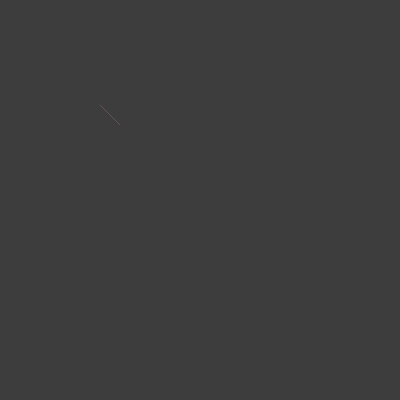
Frame 1 (no input)
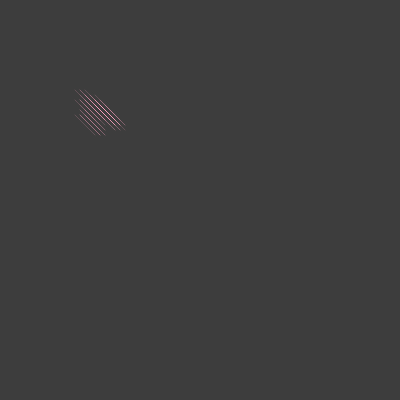
Frame 60 (no input)
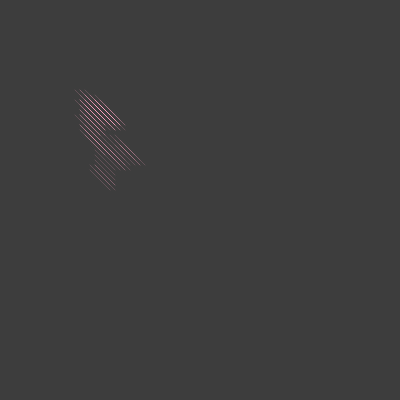
Frame 120 (the mouse pressed at the canvas centre since frame 60)

The p5.js sketch that drew these frames (run headless with seeded random() and noise() and a simulated clock; from frame 60 on, the mouse is pressed at the canvas centre):

// p5.js sketch
// ── sketch.js
let x=100
let y=100

function setup() {
  createCanvas(400, 400);
  background(61);
}

function draw() {
 // noStroke()
//   let xc = constrain(x, 0, width-1);
//   let yc = constrain(y, 0, height-1);
//   ellipse(xc,yc,15,15)
//   x = x+float(random(-5,5))
  
//   y = y+random(-5,5)
//   console.log(xc,yc)
  walk();
  show();
}

function walk(){
  let choice = floor(random(4))
  
  if (choice== 0){
    x+=5
  } else if(choice == 1){
     x-=5;
  } else if(choice ==2) {
    y+=5;
  } else {
    y-=5;
  }
  
  x = constrain(x, 0, width-1);
  y = constrain(y, 0, height-1);

}

function show(){
    stroke(255,162,192,50)
    line(x,y,x+20,y+20)

}
